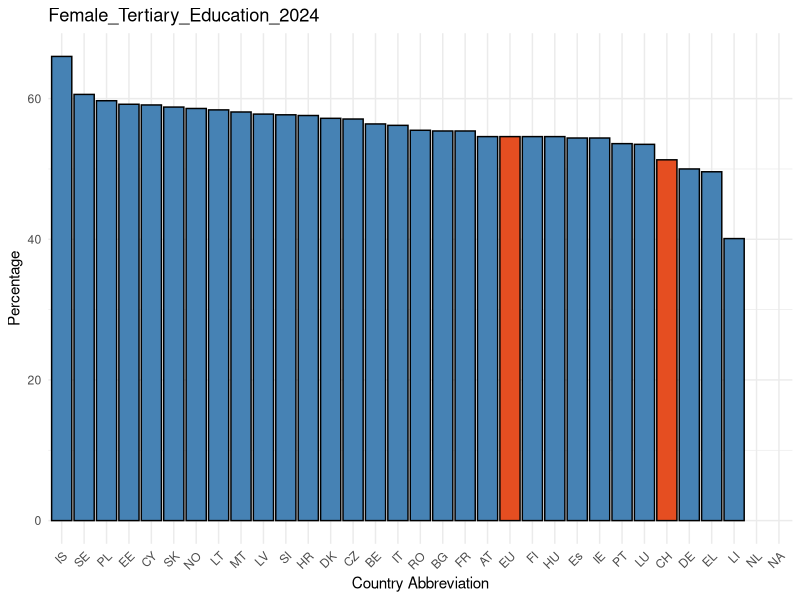
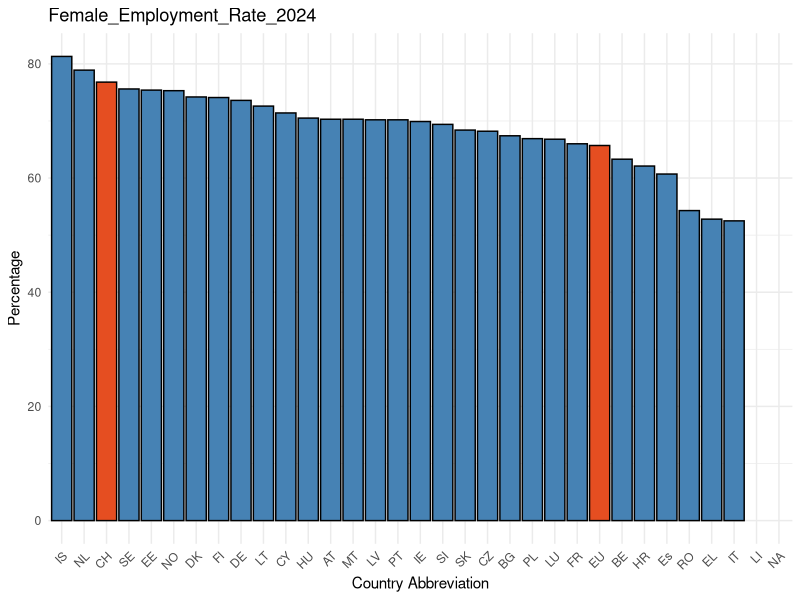
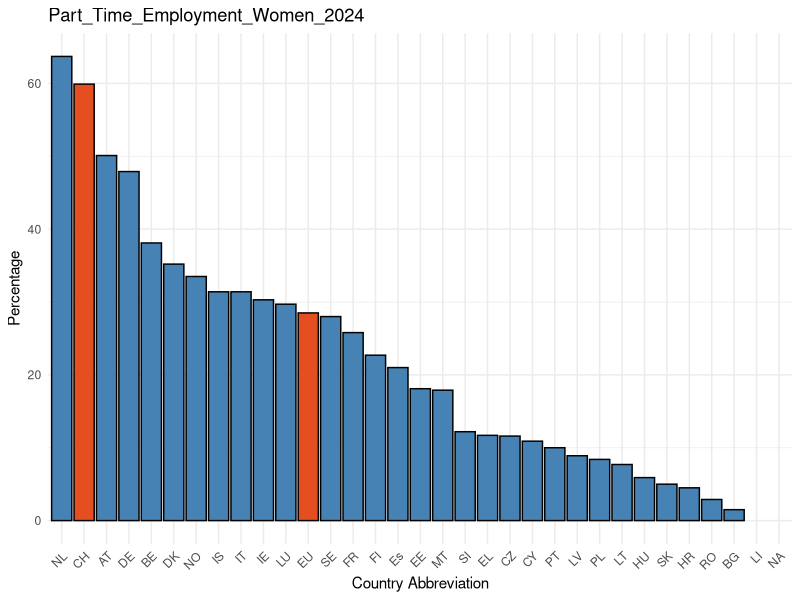
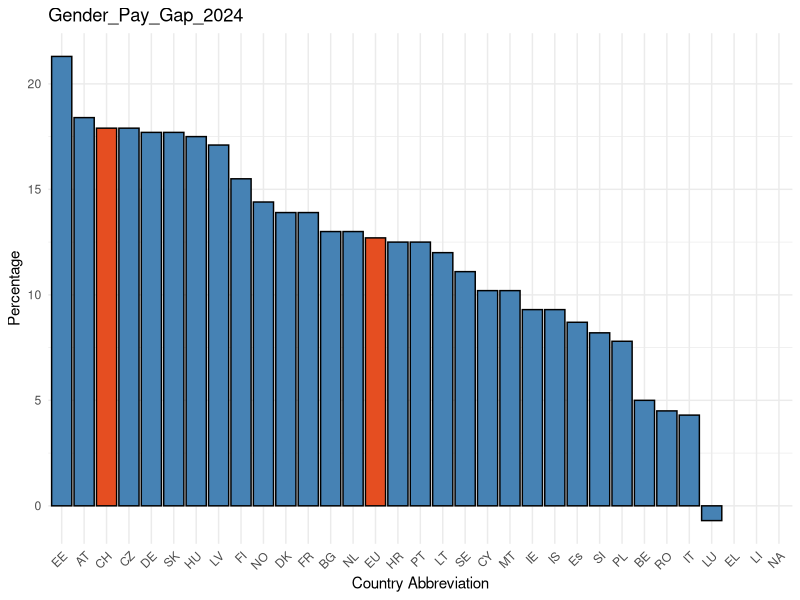
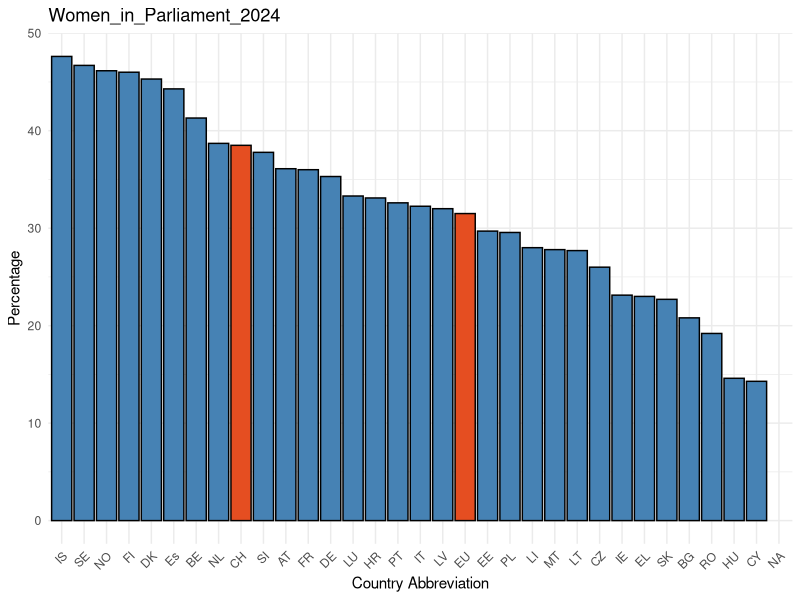
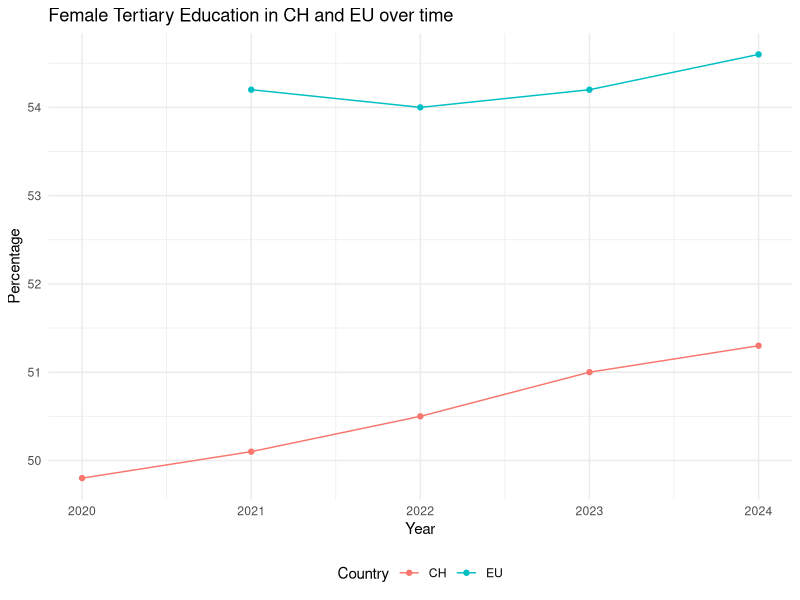
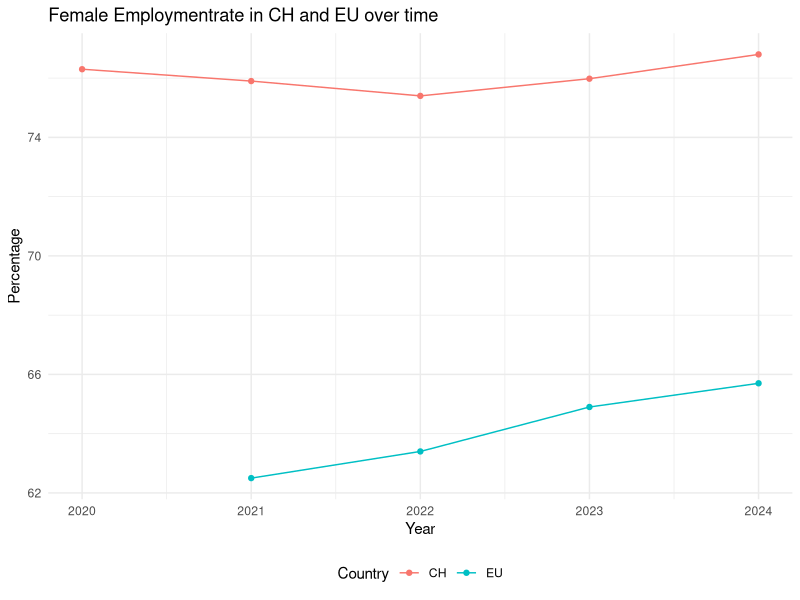
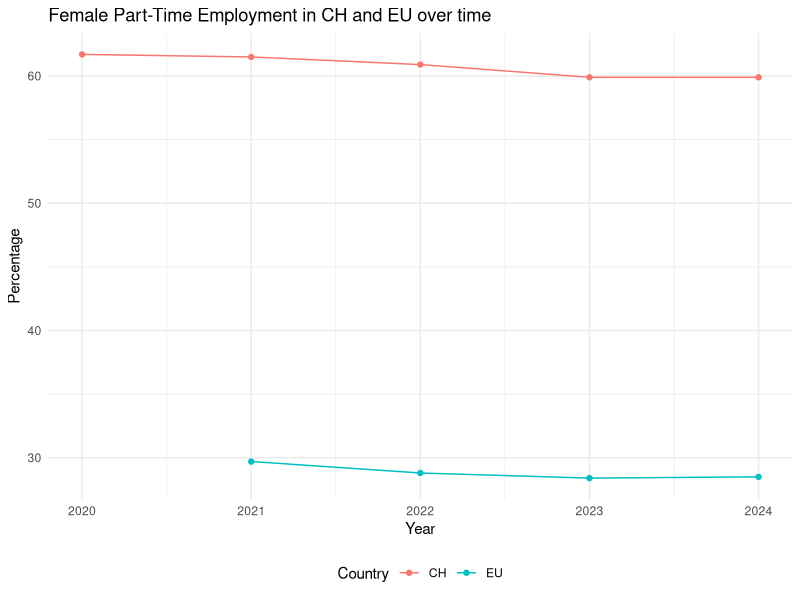

Source code (R) for these figures, in order:
## ---- chunk 1
knitr::opts_chunk$set(
  echo = FALSE,        # Display code
  warning = FALSE,    # Suppress warnings
  message = FALSE,    # Suppress messages
  fig.width = 7,      # Default figure width
  fig.height = 5,     # Default figure height
  fig.align = 'center') # Center align plots
## ---- chunk 2
library(tidyverse)
library(readxl)
library(ggplot2)
library(broom)
library(dplyr)

# Load the data
data <- read_xlsx("data/Gender_Equality_Data_Europe.xlsx")

## ---- chunk 3
# Function to clean data
clean_data <- function(data) {
  data %>%
    mutate(across(
      .cols = -c(Country, abbreviation), # Exclude specific columns
      .fns = ~ {
        # Convert to numeric, replacing non-numeric entries with NA
        as.numeric(as.character(.)) %>% 
        round(2) # Round to two decimal places
      }
    ))
}

# Apply the function to your dataset
cleaned_data <- clean_data(data)

## ---- chunk 4
year2024 <- tibble(cleaned_data %>% 
  select(Country, ends_with("_2024")))
## ---- chunk 5
# Load required libraries
library(ggplot2)
library(dplyr)

# Create bar plots for each _2024 variable
variables_2024 <- colnames(cleaned_data)[grep("_2024", colnames(cleaned_data))]

for (variable in variables_2024) {
  plot <- ggplot(cleaned_data, aes(x = reorder(abbreviation, -!!sym(variable)), y = !!sym(variable))) +
    geom_bar(
      aes(fill = ifelse(abbreviation %in% c("EU", "CH"), "#E54E21", "steelblue")),
      stat = "identity",
      color = "black"
    ) +
    scale_fill_identity() +  # Use the fill values directly without a legend
    labs(
      title = paste(variable),
      x = "Country Abbreviation",
      y = "Percentage"
    ) +
    theme_minimal() +
    theme(axis.text.x = element_text(angle = 45, hjust = 1))
  
  print(plot)
}


## ---- chunk 6
Education <- cleaned_data %>%
  select(abbreviation, starts_with("Female_Te")) %>% 
  pivot_longer(
    cols = -abbreviation,  # Keep abbreviation as is
    names_to = "Year",  # Create a new column named Year
    values_to = "Percentage"  # Create a new column named Percentage
  ) %>%
  mutate(
    Year = str_extract(Year, "\\d{4}"),  # Extract the year from the column names
    Year = as.numeric(Year)  # Convert Year to numeric
   ) %>% filter(abbreviation %in% c("EU", "CH")) 


# Plot the reshaped data
ggplot(Education, aes(x = Year, y = Percentage, color = abbreviation, group = abbreviation)) +
  geom_line() +
  geom_point() +
  labs(
    title = "Female Tertiary Education in CH and EU over time",
    x = "Year",
    y = "Percentage",
    color = "Country"
  ) +
  theme_minimal() +
  theme(legend.position = "bottom")
## ---- chunk 7
Employment <- cleaned_data %>%
  select(abbreviation, starts_with("Female_Em")) %>% 
  pivot_longer(
    cols = -abbreviation,  # Keep abbreviation as is
    names_to = "Year",  # Create a new column named Year
    values_to = "Percentage"  # Create a new column named Percentage
  ) %>%
  mutate(
    Year = str_extract(Year, "\\d{4}"),  # Extract the year from the column names
    Year = as.numeric(Year)  # Convert Year to numeric
   ) %>% filter(abbreviation %in% c("EU", "CH")) 


# Plot the reshaped data
ggplot(Employment, aes(x = Year, y = Percentage, color = abbreviation, group = abbreviation)) +
  geom_line() +
  geom_point() +
  labs(
    title = "Female Employmentrate in CH and EU over time",
    x = "Year",
    y = "Percentage",
    color = "Country"
  ) +
  theme_minimal() +
  theme(legend.position = "bottom")
## ---- chunk 8
Parttime <- cleaned_data %>%
  select(abbreviation, starts_with("Part")) %>% 
  pivot_longer(
    cols = -abbreviation,  # Keep abbreviation as is
    names_to = "Year",  # Create a new column named Year
    values_to = "Percentage"  # Create a new column named Percentage
  ) %>%
  mutate(
    Year = str_extract(Year, "\\d{4}"),  # Extract the year from the column names
    Year = as.numeric(Year)  # Convert Year to numeric
   ) %>% filter(abbreviation %in% c("EU", "CH")) 


# Plot the reshaped data
ggplot(Parttime, aes(x = Year, y = Percentage, color = abbreviation, group = abbreviation)) +
  geom_line() +
  geom_point() +
  labs(
    title = "Female Part-Time Employment in CH and EU over time",
    x = "Year",
    y = "Percentage",
    color = "Country"
  ) +
  theme_minimal() +
  theme(legend.position = "bottom")
## ---- chunk 9
GenderPayGap <- cleaned_data %>%
  select(abbreviation, starts_with("Gender")) %>% 
  pivot_longer(
    cols = -abbreviation,  # Keep abbreviation as is
    names_to = "Year",  # Create a new column named Year
    values_to = "Percentage"  # Create a new column named Percentage
  ) %>%
  mutate(
    Year = str_extract(Year, "\\d{4}"),  # Extract the year from the column names
    Year = as.numeric(Year)  # Convert Year to numeric
   ) %>% filter(abbreviation %in% c("EU", "CH")) 


# Plot the reshaped data
ggplot(GenderPayGap, aes(x = Year, y = Percentage, color = abbreviation, group = abbreviation)) +
  geom_line() +
  geom_point() +
  labs(
    title = "Gender Pay Gap in CH and EU over time",
    x = "Year",
    y = "Percentage",
    color = "Country"
  ) +
  theme_minimal() +
  theme(legend.position = "bottom")
## ---- chunk 10
WomeninParliament <- cleaned_data %>%
  select(abbreviation, starts_with("Female_Te")) %>% 
  pivot_longer(
    cols = -abbreviation,  # Keep abbreviation as is
    names_to = "Year",  # Create a new column named Year
    values_to = "Percentage"  # Create a new column named Percentage
  ) %>%
  mutate(
    Year = str_extract(Year, "\\d{4}"),  # Extract the year from the column names
    Year = as.numeric(Year)  # Convert Year to numeric
   ) %>% filter(abbreviation %in% c("EU", "CH")) 


# Plot the reshaped data
ggplot(WomeninParliament, aes(x = Year, y = Percentage, color = abbreviation, group = abbreviation)) +
  geom_line() +
  geom_point() +
  labs(
    title = "Women in Parliament in CH and EU over time",
    x = "Year",
    y = "Percentage",
    color = "Country"
  ) +
  theme_minimal() +
  theme(legend.position = "bottom")
